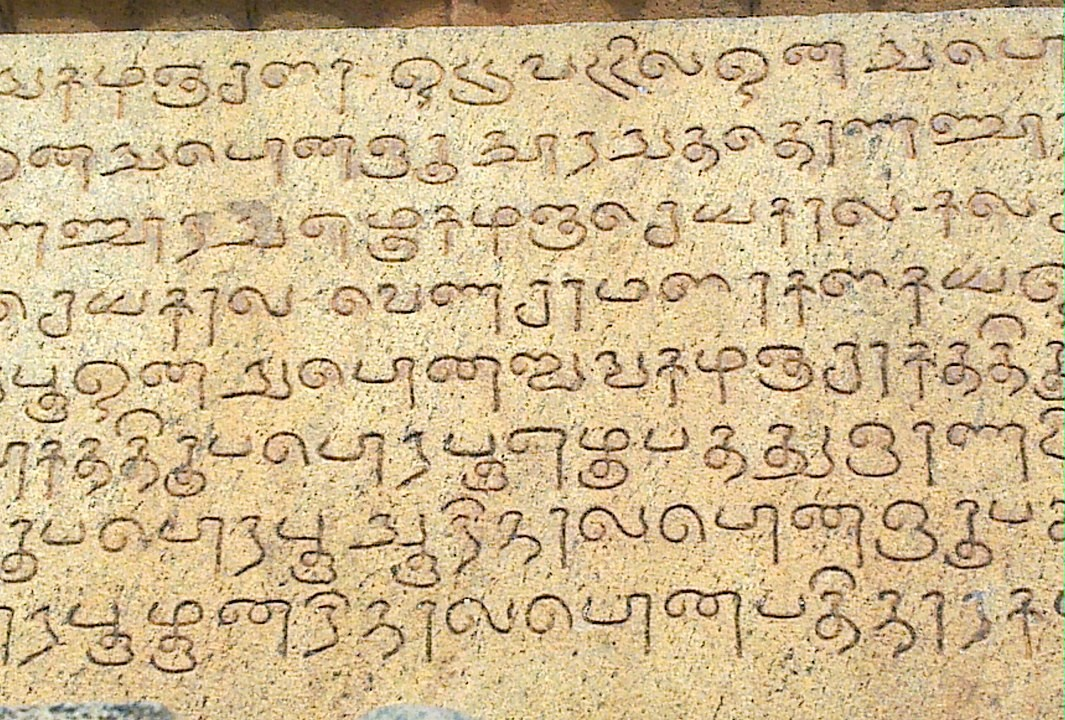
#> input picture Original.jpg, 1065 x 720 px
$ jupyter execute --allow-errors 'image preprocessing (cutting the characters and creating dataset) .ipynb'   (older library calls are emulated)
#> lines starting #> are read from the running program, lines starting #| are printed output that depends on the picture; after the words box and inside, x2 and y2 are one past the last pixel; in counts of white or black regions, pixels touching at a corner belong together
#> further down, image is the input picture: shape (720, 1065, 3); mean B, G, R 145.2, 186.1, 208.6
[cell 1]
import cv2
import numpy as np
from matplotlib import pyplot as plt
from scipy.ndimage import interpolation as inter

[cell 2]
def correct_skew(image, delta=1, limit=5):
#> called with delta = 1, limit = 5
    def determine_score(arr, angle):
        data = inter.rotate(arr, angle, reshape=False, order=0)
        histogram = np.sum(data, axis=1)
        score = np.sum((histogram[1:] - histogram[:-1]) ** 2)
        return histogram, score

    gray = cv2.cvtColor(image, cv2.COLOR_BGR2GRAY)
    thresh = cv2.threshold(gray, 0, 255, cv2.THRESH_BINARY_INV + cv2.THRESH_OTSU)[1]
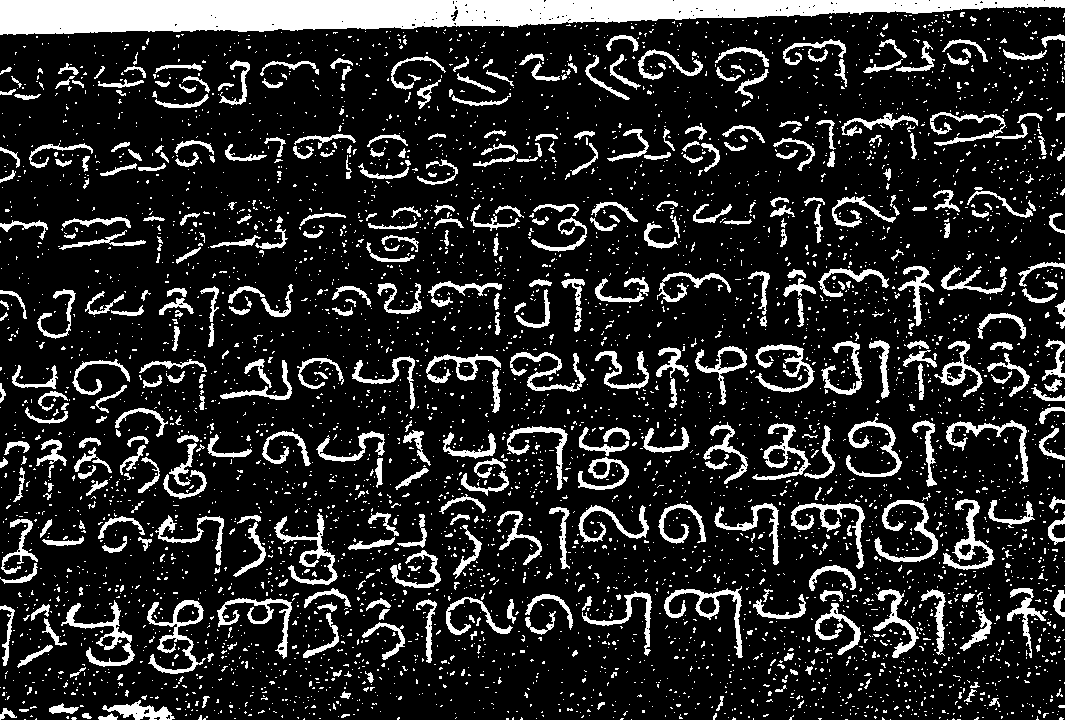
#> thresh: shape (720, 1065); 15.9% white; 4848 white regions (4374 under 20 px), largest, box (x1, y1, x2, y2) and area: (0, 0, 1065, 35) 24023, (147, 600, 206, 674) 1143, (61, 600, 135, 667) 1085

    scores = []
    angles = np.arange(-limit, limit + delta, delta)
    for angle in angles:
        histogram, score = determine_score(thresh, angle)
        scores.append(score)
#> this loop made 11 passes
#> score on passes 1 to 11: 9826317900, 10726198875, 13561093800, 28930727925, 29233874475, 15511973850, 13446129600, 10140128550, 11751773175, 9711028575, 10173421350
#> pass 1, in determine_score, `data = inter.rotate(arr, angle, reshape=False, order=0)`:
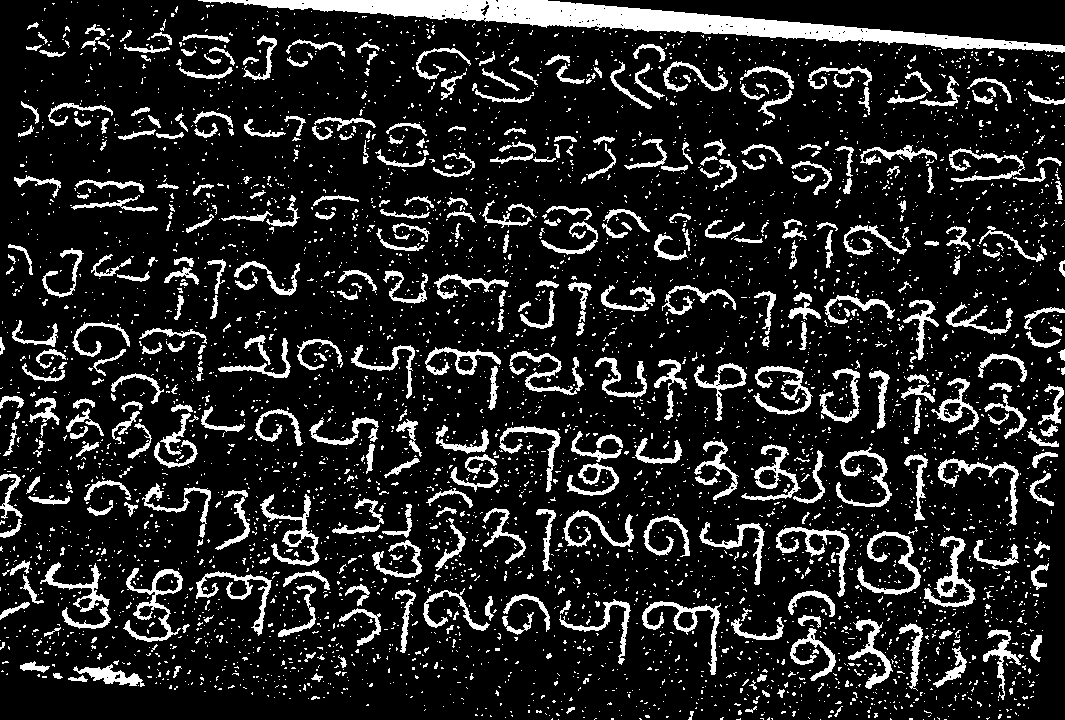
#> data: shape (720, 1065); 14.2% white; 4600 white regions (4145 under 20 px), largest, box (x1, y1, x2, y2) and area: (198, 0, 1065, 53) 12733, (123, 568, 183, 642) 1145, (40, 562, 111, 629) 1081
#> after the loop, scores = [9826317900, 10726198875, 13561093800, 28930727925, 29233874475, 15511973850, 13446129600, 10140128550, 11751773175, 9711028575, 10173421350]

    best_angle = angles[scores.index(max(scores))]
#> best_angle = -1

    (h, w) = image.shape[:2]
#> h = 720; w = 1065
    center = (w // 2, h // 2)
#> center = (532, 360)
    M = cv2.getRotationMatrix2D(center, best_angle, 1.0)
#> M = [[1, -0.0175, 6.36], [0.0175, 1, -9.23]]
    rotated = cv2.warpAffine(image, M, (w, h), flags=cv2.INTER_CUBIC, \
              borderMode=cv2.BORDER_REPLICATE)

    return best_angle, rotated

[cell 3]
#reading the original image using OpenCV
image = cv2.imread('Original.jpg')

[cell 4]
#Converting the colored image to greyscale
angle, rotated = correct_skew(image)
#> angle = -1
print(angle)
#| -1
cv2.imwrite('rotated.jpg', rotated)
gray = cv2.cvtColor(rotated,cv2.COLOR_BGR2GRAY)
thresh = cv2.threshold(gray, 0, 255, cv2.THRESH_BINARY_INV + cv2.THRESH_OTSU)[1]
#> thresh: shape (720, 1065); 16% white; 4709 white regions (4237 under 20 px), largest, box (x1, y1, x2, y2) and area: (0, 0, 1065, 28) 24131, (142, 594, 201, 668) 1155, (56, 593, 130, 659) 1103

[cell 5]
# Remove horizontal lines
horizontal_kernel = cv2.getStructuringElement(cv2.MORPH_RECT, (40,1))
remove_horizontal = cv2.morphologyEx(thresh, cv2.MORPH_OPEN, horizontal_kernel, iterations=2)
#> remove_horizontal: shape (720, 1065); 2.9% white; 2 white regions
cnts = cv2.findContours(remove_horizontal, cv2.RETR_EXTERNAL, cv2.CHAIN_APPROX_SIMPLE)
#> cnts = 1 contour; box (x1, y1, x2, y2) and area: (0, 0, 1065, 25) 21807
cnts = cnts[0] if len(cnts) == 2 else cnts[1]
for c in cnts:
    cv2.drawContours(rotated, [c], -1, (255,255,255), 5)
#> this loop made 1 pass
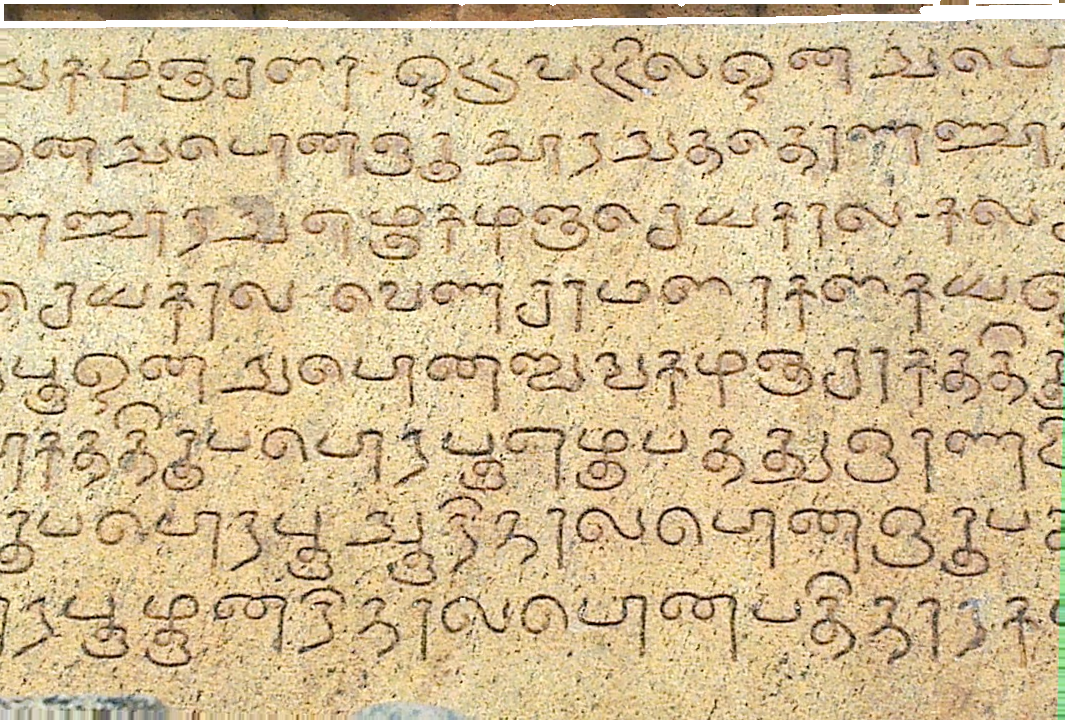
#> rotated: shape (720, 1065, 3); mean B, G, R 148.2, 188.5, 210.5

[cell 6]
# Remove vertical lines
vertical_kernel = cv2.getStructuringElement(cv2.MORPH_RECT, (1,40))
#> vertical_kernel = 40 values from 1 to 1
remove_vertical = cv2.morphologyEx(thresh, cv2.MORPH_OPEN, vertical_kernel, iterations=2)
#> remove_vertical: shape (720, 1065); every value is 0
cnts = cv2.findContours(remove_vertical, cv2.RETR_EXTERNAL, cv2.CHAIN_APPROX_SIMPLE)
#> cnts = 0 contours
cnts = cnts[0] if len(cnts) == 2 else cnts[1]
#> cnts = []
for c in cnts:
    cv2.drawContours(rotated, [c], -1, (255,255,255), 5)
#> this loop made 0 passes

[cell 7]
gray = cv2.cvtColor(rotated,cv2.COLOR_BGR2GRAY)

[cell 8]
#applying median filter for Salt and pepper/impulse noise
filter1 = cv2.medianBlur(gray,5)

[cell 9]
#applying gaussian blur to smoothen out the image edges
filter2 = cv2.GaussianBlur(filter1,(5,5),0)

[cell 10]
#applying non-localized means for final Denoising of the image
dst = cv2.fastNlMeansDenoising(filter2,None,17,9,17)

[cell 11]
#converting the image to binarized form using adaptive thresholding
th1 = cv2.adaptiveThreshold(dst,255,cv2.ADAPTIVE_THRESH_GAUSSIAN_C,cv2.THRESH_BINARY,11,2)
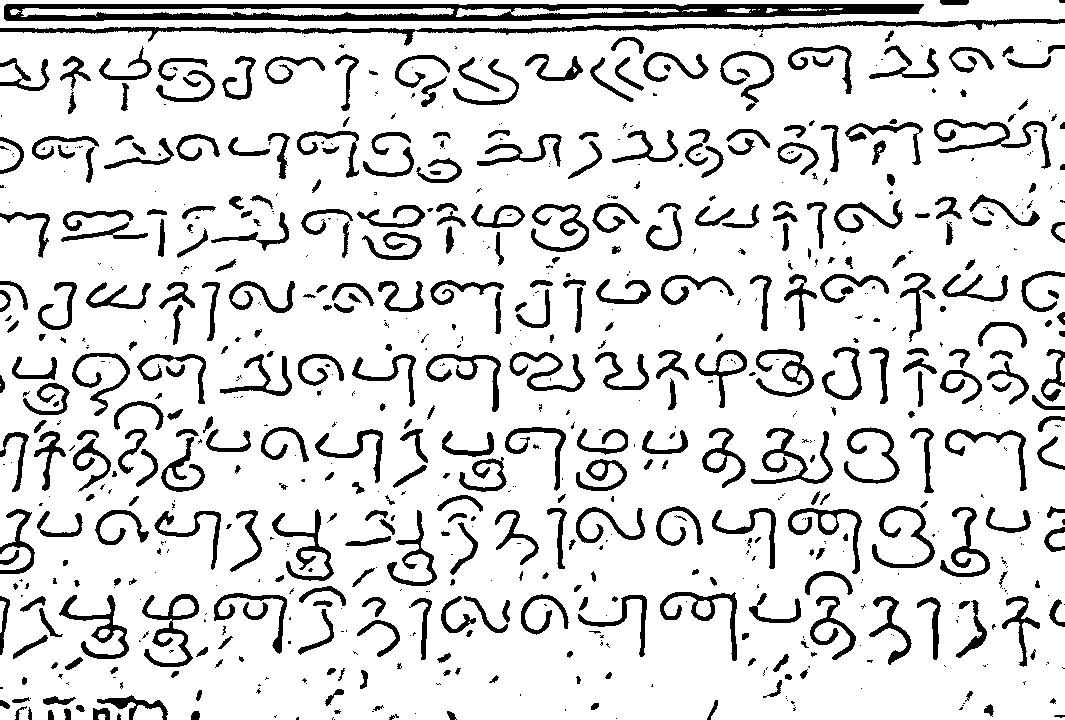
#> th1: shape (720, 1065); 85.6% white; 777 black regions (380 under 20 px), largest, box (x1, y1, x2, y2) and area: (4, 4, 924, 21) 9915, (0, 19, 1065, 46) 4612, (934, 119, 1051, 169) 1223

[cell 12]
cv2.imwrite('ImagePreProcessingFinal.jpg', th1)
#> Out = True

[cell 13]
plt.imshow(th1)

[cell 14]
import cv2
import os
import numpy as np
import imutils
import matplotlib.pyplot as plt

[cell 15]
image = cv2.imread("ImagePreProcessingFinal.jpg")
#> image: shape (720, 1065, 3); min 0, max 255, mean 218
gray = cv2.cvtColor(image, cv2.COLOR_BGR2GRAY)
gray = cv2.GaussianBlur(gray, (7, 7), 0)

[cell 16]
ret,thresh1 = cv2.threshold(gray ,127,255,cv2.THRESH_BINARY_INV)
#> thresh1: shape (720, 1065); 13.9% white; 469 white regions (103 under 20 px), largest, box (x1, y1, x2, y2) and area: (4, 4, 923, 21) 10033, (418, 19, 1065, 34) 2782, (0, 27, 415, 45) 1820

[cell 17]
dilate = cv2.dilate(thresh1, None, iterations=2)
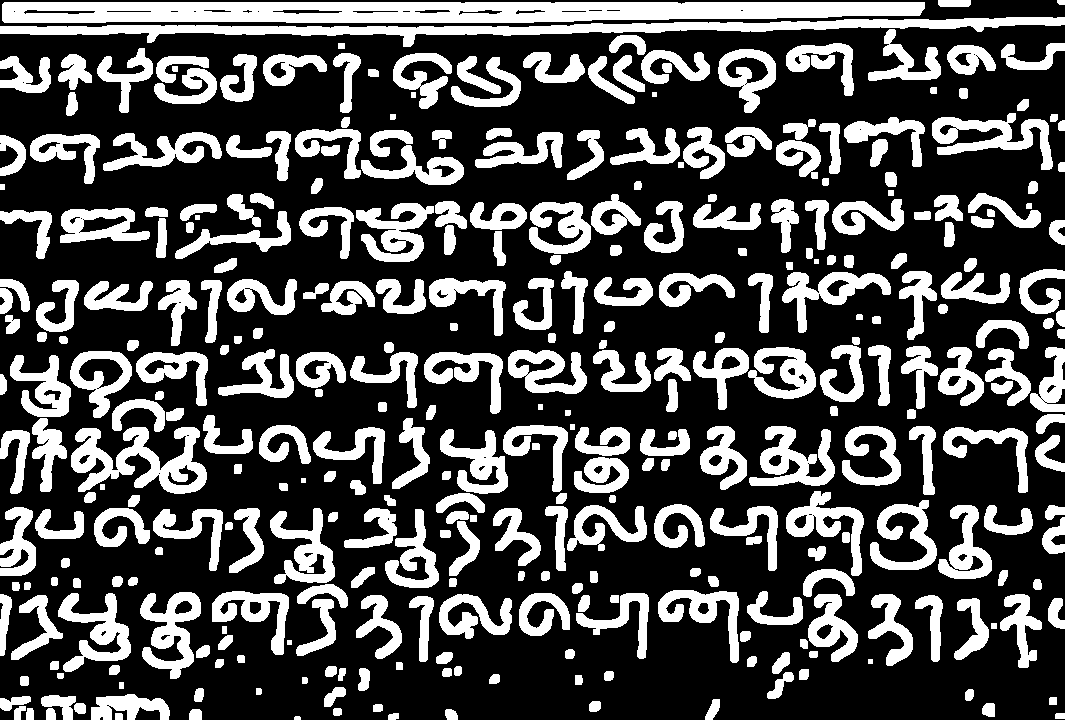
#> dilate: shape (720, 1065); 30.7% white; 346 white regions

[cell 18]
cnts = cv2.findContours(dilate.copy(), cv2.RETR_EXTERNAL,
    cv2.CHAIN_APPROX_SIMPLE)
#> cnts = 346 contours, 7 with area under 20; largest, box (x1, y1, x2, y2) and area: (2, 2, 925, 23) 16565, (0, 17, 1065, 47) 8274, (71, 427, 207, 494) 4377, (932, 113, 1053, 170) 2564, (140, 592, 201, 679) 2560
cnts = cnts[1] if imutils.is_cv2() else cnts[0]
#> cnts = 346 rows, first 6: [1, -1, -1, -1], [2, 0, -1, -1], [3, 1, -1, -1], [4, 2, -1, -1], [5, 3, -1, -1], [6, 4, -1, -1]

#> (a cell that did not finish here is left out)

[cell 20]
orig = image.copy()
i = 0
fig =plt.figure(figsize = (10,10))

directory = r'C:\Users\Siddhartha Devan V\jupyter ml\sarana project\sarana_test_images'

print(os.chdir(directory))
print(os.getcwd())
#> (the rest of this cell did not finish here and is left out)

[cell 21]
cv2.imwrite("box.jpg",orig)
#> Out = True

$ run again, with rotated.jpg copied over Original.jpg
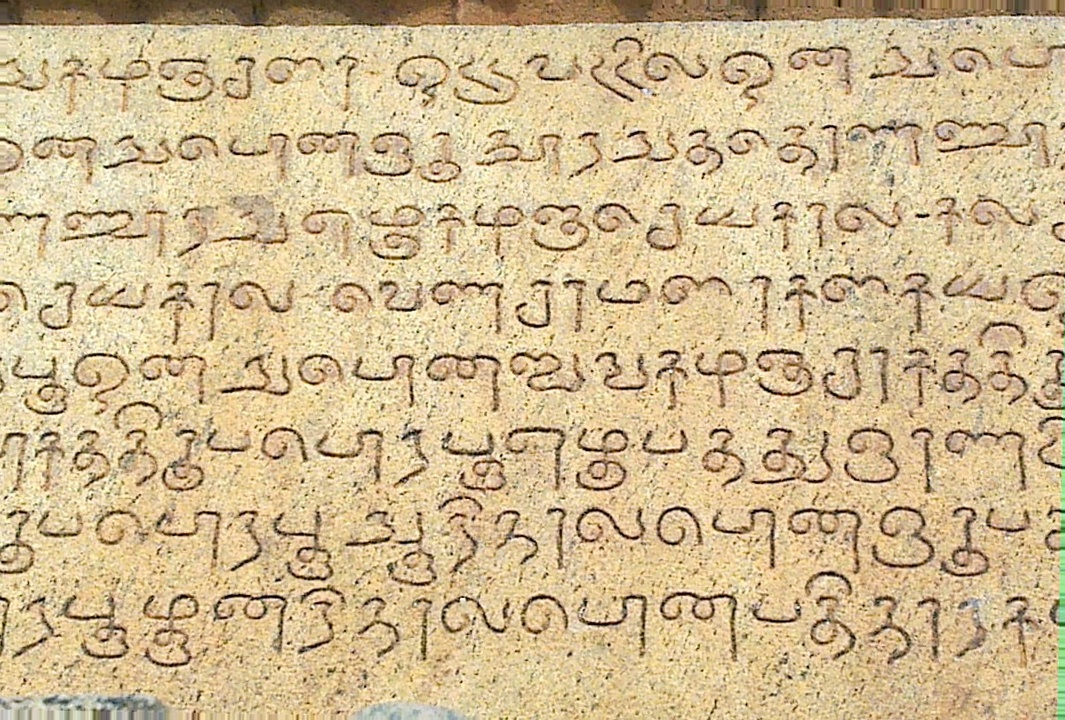
#> input picture rotated.jpg, 1065 x 720 px
#> image is the input picture: shape (720, 1065, 3); mean B, G, R 145.4, 186.2, 208.5
#> the loop in correct_skew, `for angle in angles:` made 11 passes
#> score on passes 1 to 8: 9636574950, 9777614175, 10715794875, 14443157925, 30361277925, 28798011900, 16523957925, 11600069850
#> after the loop in correct_skew, `for angle in angles:`: scores = [9636574950, 9777614175, 10715794875, 14443157925, 30361277925, 28798011900, 16523957925, 11600069850, 9638395650, 11371702050, 10000714950]
#> best_angle = -1
#> M = [[1, -0.0175, 6.36], [0.0175, 1, -9.23]]
#> angle = -1
#| -1
#> remove_horizontal: shape (720, 1065); 2.9% white; 1 white region
#> `cnts = cv2.findContours(remove_horizontal, cv2.RETR_EXTERNAL, cv2.CHAI..`: cnts = 1 contour; box (x1, y1, x2, y2) and area: (0, 0, 1065, 24) 22041
#> the loop `for c in cnts:` made 1 pass
#> after the loop `for c in cnts:`:
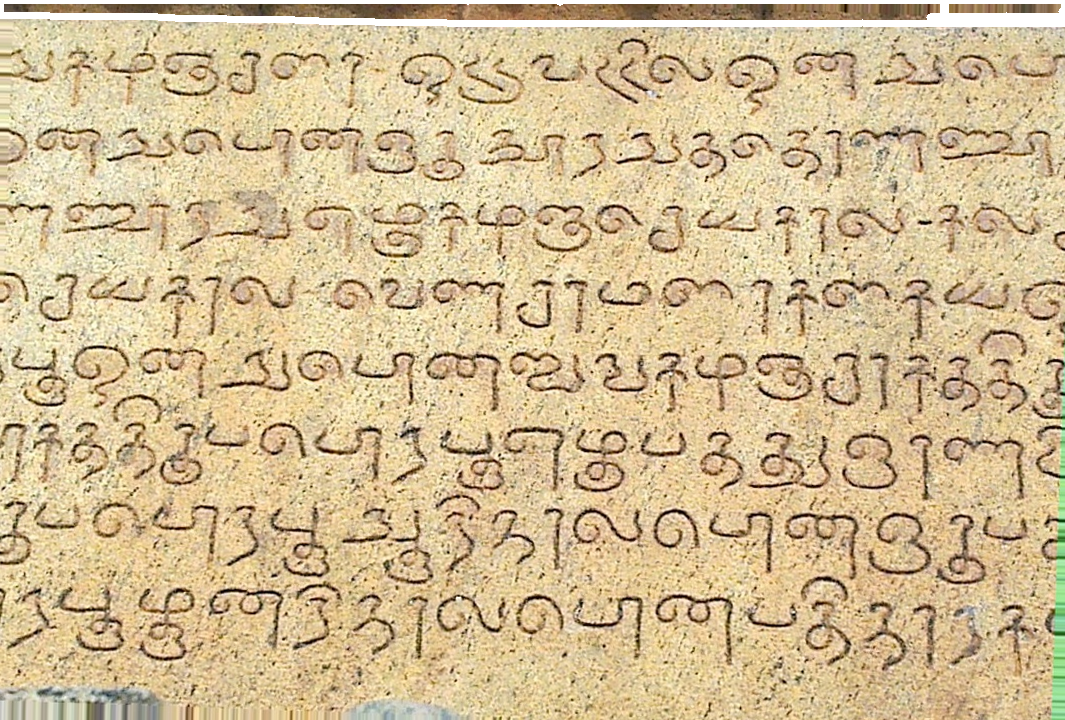
#> rotated: shape (720, 1065, 3); mean B, G, R 148.4, 188.7, 210.3
#> vertical_kernel = 40 values from 1 to 1
#> remove_vertical: shape (720, 1065); every value is 0
#> `cnts = cv2.findContours(remove_vertical, cv2.RETR_EXTERNAL, cv2.CHAIN_..`: cnts = 0 contours
#> `cnts = cnts[0] if len(cnts) == 2 else cnts[1]`: cnts = []
#> th1: shape (720, 1065); 85.3% white; 843 black regions (434 under 20 px), largest, box (x1, y1, x2, y2) and area: (4, 4, 940, 20) 9951, (0, 19, 1065, 44) 4578, (937, 126, 1054, 177) 1227
#> `cv2.imwrite('ImagePreProcessingFinal.jpg', th1)`: Out = True
#> thresh1: shape (720, 1065); 14.1% white; 476 white regions (98 under 20 px), largest, box (x1, y1, x2, y2) and area: (4, 4, 940, 20) 10069, (423, 26, 1065, 37) 2751, (0, 19, 421, 43) 1804
#> `dilate = cv2.dilate(thresh1, None, iterations=2)`:
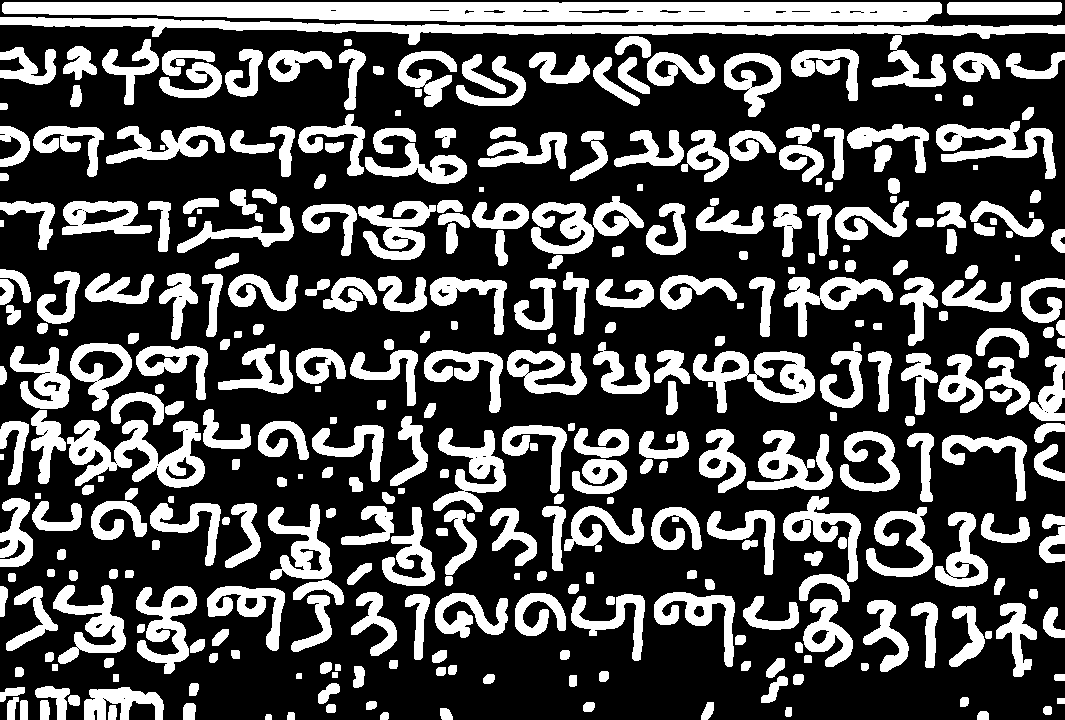
#> dilate: shape (720, 1065); 31% white; 345 white regions
#> `cnts = cv2.findContours(dilate.copy(), cv2.RETR_EXTERNAL, cv2.CHAIN_AP..`: cnts = 345 contours, 8 with area under 20; largest, box (x1, y1, x2, y2) and area: (2, 2, 942, 22) 15717, (0, 17, 1065, 87) 9510, (67, 420, 205, 488) 4476, (693, 351, 815, 413) 4052, (936, 121, 1056, 179) 2564
#> `cnts = cnts[1] if imutils.is_cv2() else cnts[0]`: cnts = 345 rows, first 6: [1, -1, -1, -1], [2, 0, -1, -1], [3, 1, -1, -1], [4, 2, -1, -1], [5, 3, -1, -1], [6, 4, -1, -1]
#> `cv2.imwrite("box.jpg",orig)`: Out = True
